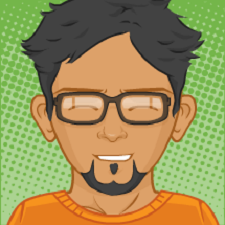
#> input picture python/004_openCV/images/avatar4.png, 225 x 225 px, found by its file name
$ python 007_kesiti_orginale_yapistirma.py
#> lines starting #> are read from the running program, lines starting #| are printed output that depends on the picture
import cv2

resim = cv2.imread("images/avatar4.png") ## numpy array'ine dönüştürme
#> resim is the input picture: shape (225, 225, 3); mean B, G, R 88.1, 145.1, 155
kesit = resim[75:125,20:200] ## y0:y1;, x0:x1
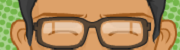
#> kesit: shape (50, 180, 3); mean B, G, R 89.8, 137.7, 168.8

resim[0:50,0:180] = kesit ## y'ler ve x'ler karşılıklı olarak aynı ölçüde olmalıdırlar
resim[0:50,0:180, 2] = 255 ## kesit bölümüne veya tamamına efect vermek istersek
resim[175:215,45:215, 1] = 255 ## belirlenen alana green efekti
resim[75:115,30:185] = (0,150,255)  ## belirlenen efekte (b,g,r) renk karışımını aktarma
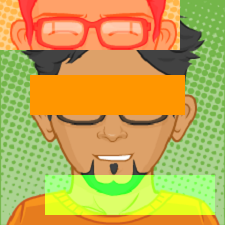
#> resim: shape (225, 225, 3); mean B, G, R 80.7, 169, 195.5
cv2.imshow("OpenCV", resim)  ## belirtilen resmi gösterme


cv2.waitKey(0) ## pencere açıldığında ekranda durup görmemiz için
cv2.destroyAllWindows() ## herhangi bir tuşa basıldığında OpenCV'e ait tüm pencerenin kapanmasını sağlar
